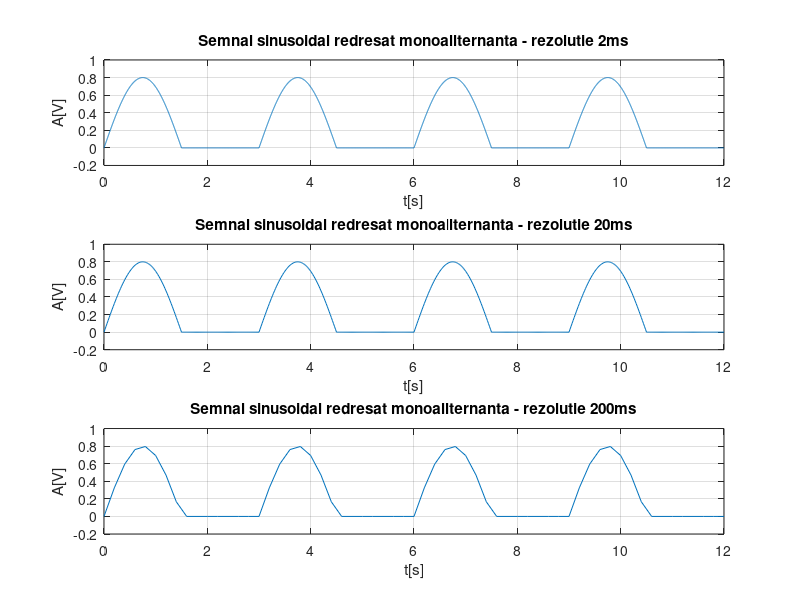

Write MATLAB code to recreate this figure.
t1=0:0.002:12; %pasul de 2ms
t2=0:0.02:12; %pasul de 20ms
t3=0:0.2:12; %pasul de 200ms
ampl=0.8; %amplitudinea
T=3; %perioada 3s
F=1/T; %frecventa
w=2*pi*F; %pulsatia
semnal1=ampl*sin(w*t1); %forma semnalului
semnal2=ampl*sin(w*t2);
semnal3=ampl*sin(w*t3);
for i=1:length(semnal1) %redresare mono alternanta: nu se afiseaza partea negativa a semnalului sinusoidal initial
    if semnal1(i)<0
        semnal1(i)=0;
    end
end
subplot(3,1,1)
plot(t1,semnal1),grid,xlabel('t[s]'),ylabel('A[V]'),title('Semnal sinusoidal redresat monoallternanta - rezolutie 2ms')
axis([0 12 -0.2 1]) %marirea domeniului pentru a vizualiza mai bine semnalul
for i=1:length(semnal2)
    if semnal2(i)<0
        semnal2(i)=0;
    end
end
subplot(3,1,2)
plot(t2,semnal2),grid,xlabel('t[s]'),ylabel('A[V]'),title('Semnal sinusoidal redresat monoallternanta - rezolutie 20ms')
axis([0 12 -0.2 1])
for i=1:length(semnal3)
    if semnal3(i)<0
        semnal3(i)=0;
    end
end
subplot(3,1,3)
plot(t3,semnal3),grid,xlabel('t[s]'),ylabel('A[V]'),title('Semnal sinusoidal redresat monoallternanta - rezolutie 200ms')
axis([0 12 -0.2 1])